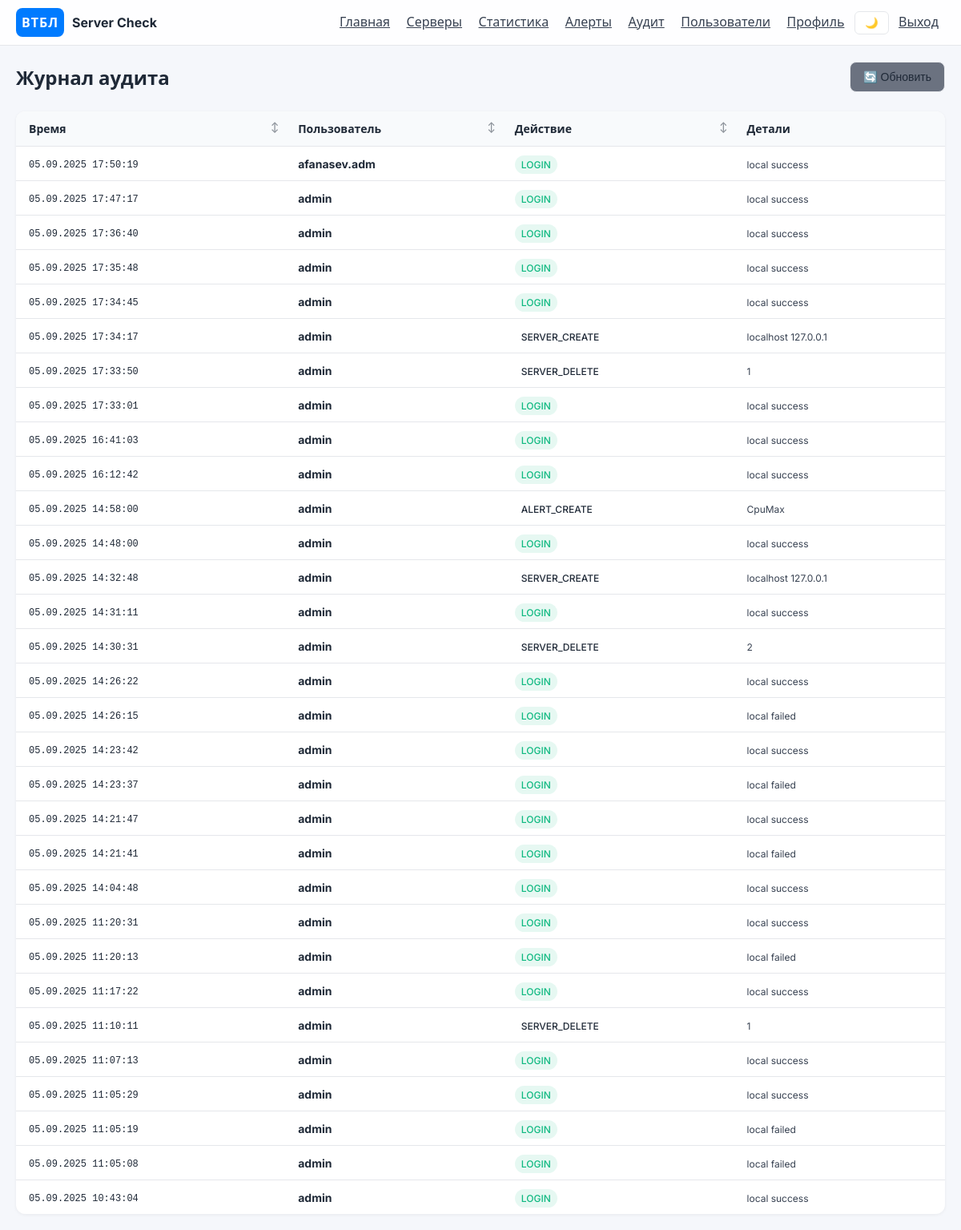
/audit (signed in), run on an earlier commit of the app's database.
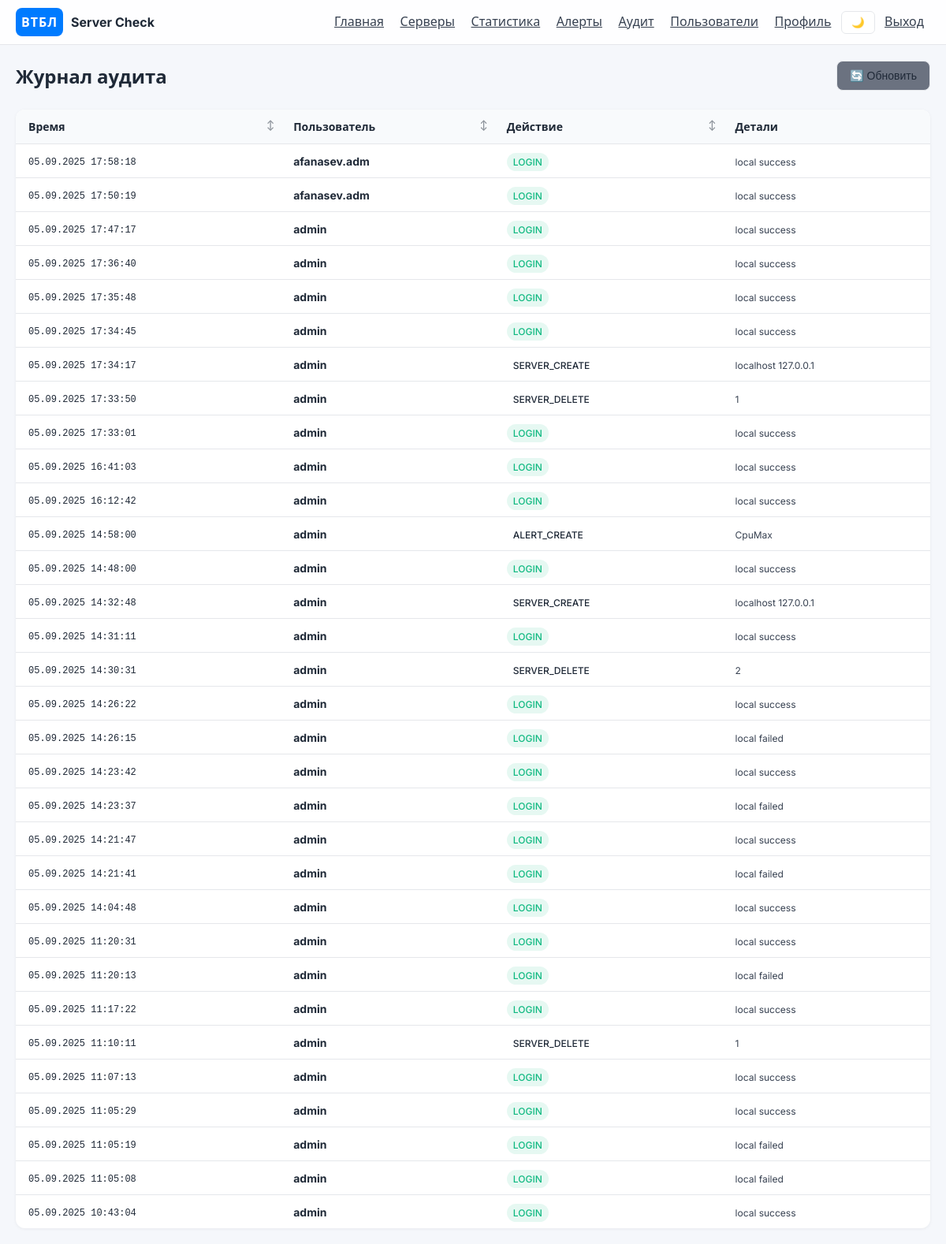
And on a later commit of the database.
### app/models.py (models this page shows)
class AuditLog(Base):
    __tablename__ = "audit_logs"
    id = Column(Integer, primary_key=True)
    timestamp = Column(DateTime, default=datetime.utcnow, index=True)
    username = Column(String(100), nullable=True)
    action = Column(String(100), nullable=False)
    details = Column(String(1000), nullable=True)

### app/routers.py (the view)
@router.get("/audit")
async def audit_page(request: Request, db: AsyncSession = Depends(get_db)):
    if not request.user.is_authenticated:
        return RedirectResponse(url="/login", status_code=HTTP_302_FOUND)
    if request.session.get("role") not in {UserRole.admin.value}:
        raise HTTPException(status_code=403, detail="Admins only")
    logs = (await db.execute(select(AuditLog).order_by(AuditLog.timestamp.desc()).limit(200))).scalars().all()
    return request.app.state.templates.TemplateResponse("audit.html", {"request": request, "logs": logs})

### templates/audit.html (shortened to what this page needs)
{% extends "base.html" %}
{% block content %}
  <div class="page-header">
    <h1>Журнал аудита</h1>
    <div class="page-actions">
      <button class="btn btn-secondary" onclick="location.reload()">🔄 Обновить</button>
    </div>
  </div>
  <div class="table-container">
    <table class="servers-table">
      <thead>
        <tr>
          <th class="sortable" data-sort="timestamp">Время</th>
          <th class="sortable" data-sort="username">Пользователь</th>
          <th class="sortable" data-sort="action">Действие</th>
          <th>Детали</th>
        </tr>
      </thead>
      <tbody>
        {% for l in logs %}
        <tr>
          <td>
            <span class="timestamp">{{ l.timestamp.strftime('%d.%m.%Y %H:%M:%S') if l.timestamp else '—' }}</span>
          </td>
          <td>
            <strong>{{ l.username or '—' }}</strong>
          </td>
          <td>
            <span class="action-badge action-{{ l.action.lower().replace(' ', '-') }}">
              {{ l.action }}
            </span>
          </td>
          <td>
            <span class="details">{{ l.details or '—' }}</span>
          </td>
        </tr>
        {% endfor %}
      </tbody>
    </table>
  </div>
{% endblock %}

### templates/base.html (shortened to what this page needs)
<!doctype html>
<html>
<head>
  <link rel="stylesheet" href="/static/style.css" />
</head>
<body>
  <header class="app-header">
    <div class="brand">
      <div class="logo">ВТБЛ</div>
      <div class="brand-name">Server Check</div>
    </div>
    <nav class="nav">
      <a href="/">Главная</a>
      <a href="/servers">Серверы</a>
      <a href="/statistics">Статистика</a>
      <a href="/alerts">Алерты</a>
      <a href="/audit">Аудит</a>
      <a href="/users">Пользователи</a>
      <a href="/profile">Профиль</a>
      <button class="theme-toggle" onclick="toggleTheme()">🌙</button>
      <a href="/logout">Выход</a>
    </nav>
  </header>
  <main class="container">
    {% block content %}{% endblock %}
  </main>
</body>
</html>

### static/style.css (style rules this page uses)
:root { --bg-primary: #f5f7fb; --bg-secondary: #ffffff; --text-primary: #1f2937; --text-secondary: #374151; --border-color: #e5e7eb; --input-border: #d1d5db; --shadow: rgba(0,0,0,0.06); --shadow-hover: rgba(0, 123, 255, 0.35); }
body { background: var(--bg-primary); color: var(--text-primary); margin:0; font-family: 'Inter', system-ui, -apple-system, Segoe UI, Roboto, Arial, sans-serif; transition: background-color 0.3s ease, color 0.3s ease; }
a { color: #0b72ff; }
.app-header { position: sticky; top:0; z-index:10; backdrop-filter: saturate(180%) blur(8px); background: rgba(255,255,255,0.85); border-bottom: 1px solid var(--border-color); display:flex; align-items:center; justify-content:space-between; padding: 10px 20px; transition: background-color 0.3s ease, border-color 0.3s ease; }
.brand { display:flex; align-items:center; gap:10px; }
.logo { width:60px; height:36px; border-radius:8px; background:#007bff; color:#fff; display:flex; align-items:center; justify-content:center; font-weight:700; letter-spacing:1px; }
.brand-name { font-weight:700; color:var(--text-primary); transition: color 0.3s ease; }
.nav a { margin: 0 8px; color:var(--text-secondary); transition: color 0.3s ease; }
.container { padding: 20px; max-width: 1200px; margin: 0 auto; }
button { background:#007bff; color:#fff; border:none; border-radius:8px; padding:8px 12px; transition: box-shadow .15s ease, transform .05s ease; cursor: pointer; }
table { font-size: 14px; background: var(--bg-secondary); box-shadow: 0 1px 4px var(--shadow); border-radius: 8px; overflow: hidden; transition: background-color 0.3s ease, box-shadow 0.3s ease; width: 100%; border-collapse: collapse; }
table th { background: var(--bg-tertiary, #f8fafc); color: var(--text-primary); padding: 12px 16px; text-align: left; font-weight: 600; border-bottom: 1px solid var(--border-color); cursor: pointer; user-select: none; transition: background-color 0.2s ease; }
table td { padding: 12px 16px; border-bottom: 1px solid var(--border-color); color: var(--text-primary); }
table tr:last-child td { border-bottom: none; }
.sortable { position: relative; }
.sortable::after { content: '↕'; position: absolute; right: 8px; opacity: 0.5; font-size: 12px; }
.theme-toggle { background: var(--bg-secondary); border: 1px solid var(--border-color); color: var(--text-primary); padding: 6px 12px; border-radius: 6px; cursor: pointer; transition: all 0.3s ease; }
.btn { display: inline-flex; align-items: center; justify-content: center; padding: 10px 16px; border: none; border-radius: 8px; font-size: 14px; font-weight: 500; cursor: pointer; transition: all 0.2s ease; text-decoration: none; gap: 6px; }
.btn-secondary { background: var(--bg-tertiary, #6b7280); color: var(--text-primary); border: 1px solid var(--border-color); }
.page-header { display: flex; justify-content: space-between; align-items: center; margin-bottom: 24px; }
.page-header h1 { margin: 0; color: var(--text-primary); font-size: 24px; font-weight: 700; }
.page-actions { display: flex; gap: 12px; }
.table-container { background: var(--bg-secondary); border-radius: 12px; overflow: hidden; box-shadow: 0 1px 4px var(--shadow); }
.servers-table { margin: 0; }
.timestamp { font-family: 'Monaco', 'Menlo', 'Ubuntu Mono', monospace; font-size: 12px; color: var(--text-muted); }
.action-badge { padding: 4px 8px; border-radius: 12px; font-size: 12px; font-weight: 500; text-transform: uppercase; }
.action-login { background: rgba(16, 185, 129, 0.1); color: var(--success, #10b981); }
.details { font-size: 12px; color: var(--text-secondary); max-width: 300px; overflow: hidden; text-overflow: ellipsis; white-space: nowrap; }

What changed in the data, as far as the page shows it:
added AuditLog: timestamp "05.09.2025 17:58:18", username "afanasev.adm", action "LOGIN", details "local success"
